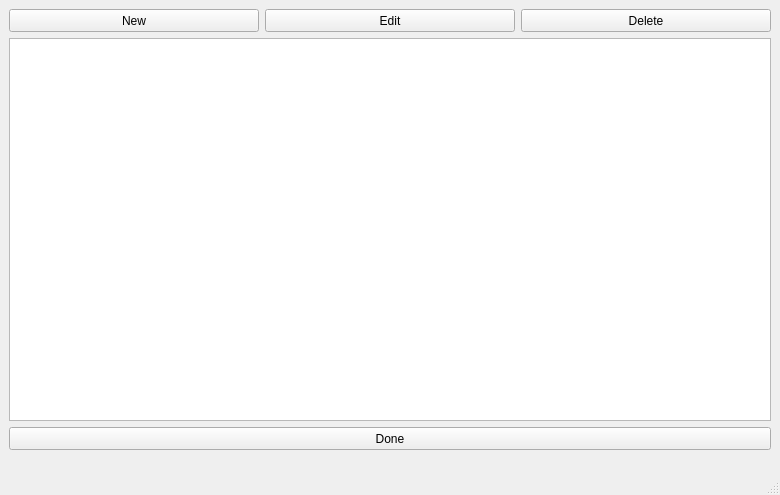
<?xml version="1.0" encoding="UTF-8"?>
<ui version="4.0">
 <class>ProfileManager3</class>
 <widget class="QMainWindow" name="ProfileManager3">
  <property name="geometry">
   <rect>
    <x>0</x>
    <y>0</y>
    <width>780</width>
    <height>495</height>
   </rect>
  </property>
  <property name="windowTitle">
   <string>Profile Manager Gen 3</string>
  </property>
  <widget class="QWidget" name="centralwidget">
   <widget class="QPushButton" name="pushButtonNew">
    <property name="geometry">
     <rect>
      <x>9</x>
      <y>9</y>
      <width>250</width>
      <height>23</height>
     </rect>
    </property>
    <property name="text">
     <string>New</string>
    </property>
   </widget>
   <widget class="QPushButton" name="pushButtonDelete">
    <property name="geometry">
     <rect>
      <x>521</x>
      <y>9</y>
      <width>250</width>
      <height>23</height>
     </rect>
    </property>
    <property name="text">
     <string>Delete</string>
    </property>
   </widget>
   <widget class="QPushButton" name="pushButtonEdit">
    <property name="geometry">
     <rect>
      <x>265</x>
      <y>9</y>
      <width>250</width>
      <height>23</height>
     </rect>
    </property>
    <property name="text">
     <string>Edit</string>
    </property>
   </widget>
   <widget class="QPushButton" name="pushButtonOk">
    <property name="geometry">
     <rect>
      <x>9</x>
      <y>427</y>
      <width>762</width>
      <height>23</height>
     </rect>
    </property>
    <property name="text">
     <string>Done</string>
    </property>
   </widget>
   <widget class="QTableView" name="tableView">
    <property name="geometry">
     <rect>
      <x>9</x>
      <y>38</y>
      <width>762</width>
      <height>383</height>
     </rect>
    </property>
   </widget>
  </widget>
  <widget class="QMenuBar" name="menubar">
   <property name="geometry">
    <rect>
     <x>0</x>
     <y>0</y>
     <width>780</width>
     <height>21</height>
    </rect>
   </property>
  </widget>
  <widget class="QStatusBar" name="statusbar"/>
 </widget>
 <resources/>
 <connections/>
</ui>
